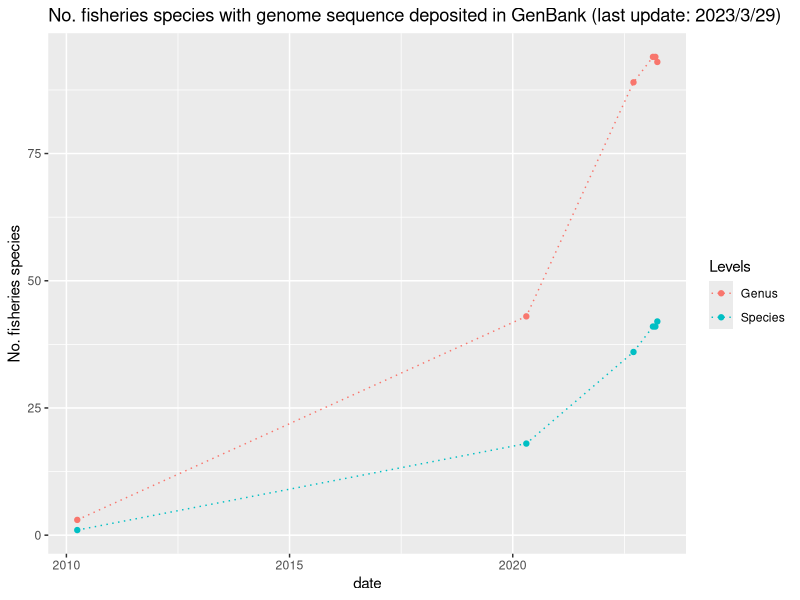

Source code (R):
#plot.no_genome_deposited.R


library(tidyverse)
library(lubridate)

list20220915 <- read_csv("aquatic_organism_genome_size_2022_0915.csv")
list20230221 <- read_csv("aquatic_organism_genome_size_2023_0221.csv")
list20230313 <- read_csv("aquatic_organism_genome_size_2023_0313.csv")
list20230329 <- read_csv("aquatic_organism_genome_size_2023_0329.csv")

No_sp_genome_20100331 <- 1
No_sp_genome_20200421 <- 18
No_sp_genome_20220915 <- sum(!is.na(list20220915$Genome_size_of_the_species_Mbp)) 
No_sp_genome_20230221 <- sum(!is.na(list20230221$Genome_size_of_the_species_Mbp)) 
No_sp_genome_20230313 <- sum(!is.na(list20230313$Genome_size_of_the_species_Mbp)) 
No_sp_genome_20230329 <- sum(!is.na(list20230329$Genome_size_of_the_species_Mbp)) 

No_sp_genus_20100331 <- 3
No_sp_genus_20200421 <- 43
No_genus_genome_20220915 <- sum(!is.na(list20220915$Average_genome_size_of_the_genus_Mbp)) 
No_genus_genome_20230221 <- sum(!is.na(list20230221$Average_genome_size_of_the_genus_Mbp)) 
No_genus_genome_20230313 <- sum(!is.na(list20230313$Average_genome_size_of_the_genus_Mbp)) 
No_genus_genome_20230329 <- sum(!is.na(list20230329$Average_genome_size_of_the_genus_Mbp)) 


genome_chronology <- tibble(
  date = c(ymd("2010-03-31"),ymd("2020-04-21"),ymd("2022-09-15"), 
           ymd("2023-02-21"),ymd("2023-03-13"),ymd("2023-03-29")), 
  Species = c(No_sp_genome_20100331, No_sp_genome_20200421, No_sp_genome_20220915,
              No_sp_genome_20230221,No_sp_genome_20230313,No_sp_genome_20230329),
  Genus = c(No_sp_genus_20100331,No_sp_genus_20200421,No_genus_genome_20220915,
            No_genus_genome_20230221,No_genus_genome_20230313,No_genus_genome_20230329)
            )


genome_chronology <- genome_chronology %>% tidyr::gather(Levels, Value, -date) 


plot_sp_level <- ggplot(data = genome_chronology, aes(x=date, y = Value, color=Levels, group=Levels)) + 
  geom_point() + 
  geom_line(linetype = "dotted") +
  labs(y="No. fisheries species", title="No. fisheries species with genome sequence deposited in GenBank (last update: 2023/3/29)")

png("No_sp_genome_deposited.png", width = 600, height = 400)
plot_sp_level
dev.off()
